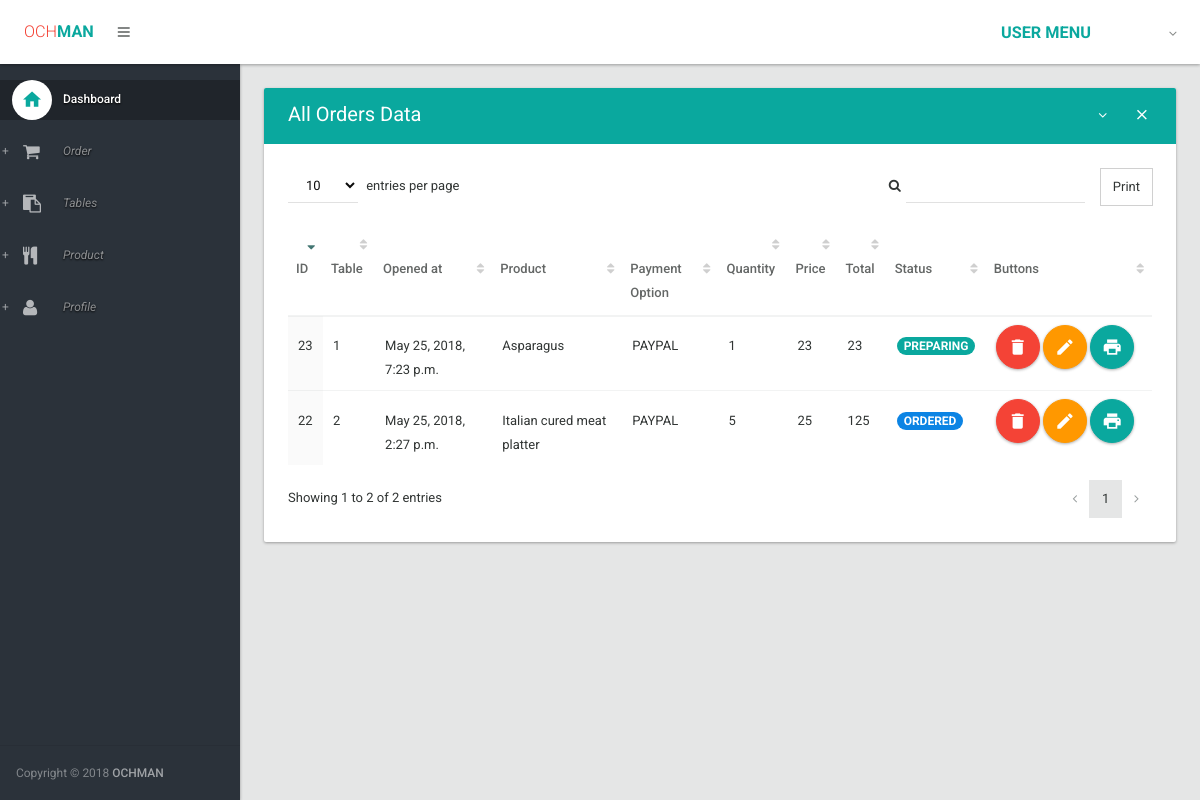
Screenshot of / (signed in) with the database file from the repository.
### orders/models.py (models this page shows, shortened)
class Order (models.Model):
    tableFK = models.ForeignKey(Table, related_name = 'orders', on_delete = models.CASCADE, default = 1)
    opened_at =  models.DateTimeField('date_created', default=timezone.now, editable=True)
    product_id = models.ForeignKey(Product, on_delete=models.CASCADE)
    payment_option = models.CharField(max_length=50)
    order_status = models.CharField(max_length=50)
    quantity = models.IntegerField()
    paid = models.BooleanField(default=False)

class Table(models.Model):
    number = models.IntegerField(unique = True, editable=True)
    isFree = models.BooleanField(default = True, editable=True)
    def __str__(self):
        return str(self.number)

class Product(models.Model):
    product_name = models.CharField(max_length=200)
    product_details = models.TextField()
    price = models.IntegerField()
    active = models.IntegerField(default='1')

### orders/views.py (the view)
# urls.py: url(r'^$', my_order.index, name='home'),
@login_required
def index(request):
    orders = Order.objects.all()
    return render(request, 'index.html', {'orders': orders})

### orders/templates/index.html (shortened to what this page needs)
{% extends 'layout.html' %}
{% block body %}
                <section>
                    <div class="section-body">
                        <div class="row">
                            <div class="col-lg-12">
                                <div class="card">
                                    <div class="card-head style-primary">
                                        <header>All Orders Data</header>
                                        <div class="tools">
                                            <a class="btn btn-icon-toggle btn-collapse"><i class="fa fa-angle-down"></i></a>
                                            <a class="btn btn-icon-toggle btn-close"><i class="md md-close"></i></a>
                                        </div>
                                    </div>
                                    <div class="card-body">
                                        <div class="table-responsive">
                                            <table id="datatable2" class="table order-column hover">
                                                <thead>
                                                    <tr>
                                                        <th>ID</th>
                                                        <th>Table</th>
                                                        <th>Opened at</th>
                                                        <th>Product</th>
                                                        <th>Payment Option</th>
                                                        <th>Quantity</th>
                                                        <th>Price</th>
                                                        <th>Total</th>
                                                        <th>Status</th>
                                                        <th width="150px">Buttons</th>
                                                    </tr>
                                                </thead>
                                                <tbody>
                                                    {% for order in orders %}
                                                        <tr class="gradeX">
                                                            <td>{{ order.id }}</td>
                                                            <td>{{ order.tableFK }}</td>
                                                            <td>{{ order.opened_at }}</td>
                                                            <td>{{ order.product_id.product_name }}</td>
                                                            <td>{{ order.payment_option }}</td>
                                                            <td>{{ order.quantity }}</td>
                                                            <td>{{ order.product_id.price }}</td>
                                                            <td>{% widthratio order.product_id.price 1 order.quantity  %}</td>
                                                            {% if order.order_status == 'PAYMENT' %}
                                                                <td><span class="badge">{{ order.order_status }}</span></td>
                                                            {% elif order.order_status == 'Ready' %}
                                                                <td><span class="badge" style="background: #ff9800"> {{ order.order_status }}</span></td>
                                                            {% elif order.order_status == 'ORDERED' %}
                                                                <td><span class="badge" style="background: #0c84e4"> {{ order.order_status }}</span></td>
                                                            {% elif order.order_status == 'PREPARING' %}
                                                                <td><span class="badge" style="background: #0aa89e"> {{ order.order_status }}</span></td>
                                                            {% elif order.order_status == 'SERVED' %}
                                                                <td><span class="badge" style="background: #f44336"> {{ order.order_status }}</span></td>
                                                            {% elif order.order_status == 'PAID' %}
                                                                <td><span class="badge" style="background: #313534"> {{ order.order_status }}</span></td>
                                                            {% endif %}
                                                            <td>
                                                                <a href="{% url 'delete' order.id %}" class="btn ink-reaction btn-floating-action btn-danger" onclick="return confirm('Are you sure you want to delete this?')"><i class="md md-delete"></i> </a>
                                                                <a href="{% url 'edit' order.id %}" class="btn ink-reaction btn-floating-action btn-warning"><i class="md md-edit"></i> </a>
                                                                <a href="{% url 'show' order.id %}" class="btn ink-reaction btn-floating-action btn-primary"><i class="md md-print"></i> </a>
                                                            </td>
                                                        </tr>
                                                    {% endfor %}
                                                </tbody>
                                            </table>
                                        </div>
                                    </div>
                                </div>
                            </div>
                        </div>
                    </div>
                </section>
{% endblock %}

### orders/templates/layout.html (shortened to what this page needs)
{% load staticfiles %}
<!DOCTYPE html>
<html lang="en">
	<head>
		<link type="text/css" rel="stylesheet" href="{% static 'css/bootstrap.css' %}" />
		<link type="text/css" rel="stylesheet" href="{% static 'css/materialadmin.css' %}" />
		<link type="text/css" rel="stylesheet" href="{% static 'css/font-awesome.min.css' %}" />
		<link type="text/css" rel="stylesheet" href="{% static 'css/material-design-iconic-font.min.css' %}" />
        <link type="text/css" rel="stylesheet" href="{% static 'css/libs/DataTables/jquery.dataTables.css' %}" />
		<link type="text/css" rel="stylesheet" href="{% static 'css/libs/DataTables/extensions/dataTables.colVis.css' %}" />
		<link type="text/css" rel="stylesheet" href="{% static 'css/libs/DataTables/extensions/dataTables.tableTools.css' %}" />
        <link type="text/css" rel="stylesheet" href="{% static 'css/libs/select2/select2.css' %}" />
        <link type="text/css" rel="stylesheet" href="{% static 'css/print.css' %}" />
	</head>
	<body class="menubar-pin menubar-hoverable header-fixed ">
		<header id="header" >
			<div class="headerbar">
				<div class="headerbar-left">
					<ul class="header-nav header-nav-options">
						<li class="header-nav-brand" >
							<div class="brand-holder">
								<a href="{% url 'home' %}">
									<span class="text-lg text-light text-danger">OCH</span><span class="text-lg text-bold text-primary">MAN</span>
								</a>
							</div>
						</li>
						<li>
							<a class="btn btn-icon-toggle menubar-toggle" data-toggle="menubar" href="javascript:void(0);">
								<i class="fa fa-bars"></i>
							</a>
						</li>
					</ul>
				</div>
				<div class="headerbar-right">
					<ul class="header-nav header-nav-profile">
						<li class="dropdown">
							<a href="javascript:void(0);" class="dropdown-toggle ink-reaction" data-toggle="dropdown">
								<span class="profile-info">
									<h4 class="text-lg text-bold text-primary">USER MENU</h4>
								</span>
							</a>
						</li>
					</ul>
				</div>
			</div>
		</header>
		<div id="base">
			<div id="content">
                {% block body %}
                {% endblock %}
			</div>
			<div id="menubar" class="menubar-inverse ">
				<div class="menubar-scroll-panel">
					<ul id="main-menu" class="gui-controls">
						<li>
							<a href="{% url 'home' %}" class="active">
								<div class="gui-icon"><i class="md md-home"></i></div>
								<span class="title">Dashboard</span>
							</a>
						</li>
						<li class="gui-folder">
							<a>
								<div class="gui-icon"><i class="fa fa-shopping-cart"></i></div>
								<span class="title">Order</span>
							</a>
						</li>
						<li class="gui-folder">
							<a>
								<div class="gui-icon"><i class="fa fa-clipboard"></i></div>
								<span class="title">Tables</span>
							</a>
						</li>
						<li class="gui-folder">
							<a>
								<div class="gui-icon"><i class="fa fa-cutlery"></i></div>
								<span class="title">Product</span>
							</a>
						</li>
						<li class="gui-folder">
							<a>
								<div class="gui-icon"><i class="fa fa-user"></i></div>
								<span class="title">Profile</span>
							</a>
						</li>
					</ul>
					<div class="menubar-foot-panel">
						<small class="no-linebreak hidden-folded">
							<span class="opacity-75">Copyright &copy; {% now "Y" %}</span> <strong>OCHMAN</strong>
						</small>
					</div>
				</div>
			</div>
		</div>
	</body>
</html>

### rows the page displays
Order: id "22", tableFK "2", opened_at "May 25, 2018, 2:27 p.m.", product_id.product_name "Italian cured meat platter", payment_option "PAYPAL", quantity "5", product_id.price "25", product_id+quantity "125", order_status "ORDERED"
Order: id "23", tableFK "1", opened_at "May 25, 2018, 7:23 p.m.", product_id.product_name "Asparagus", payment_option "PAYPAL", quantity "1", product_id.price "23", product_id+quantity "23", order_status "PREPARING"
